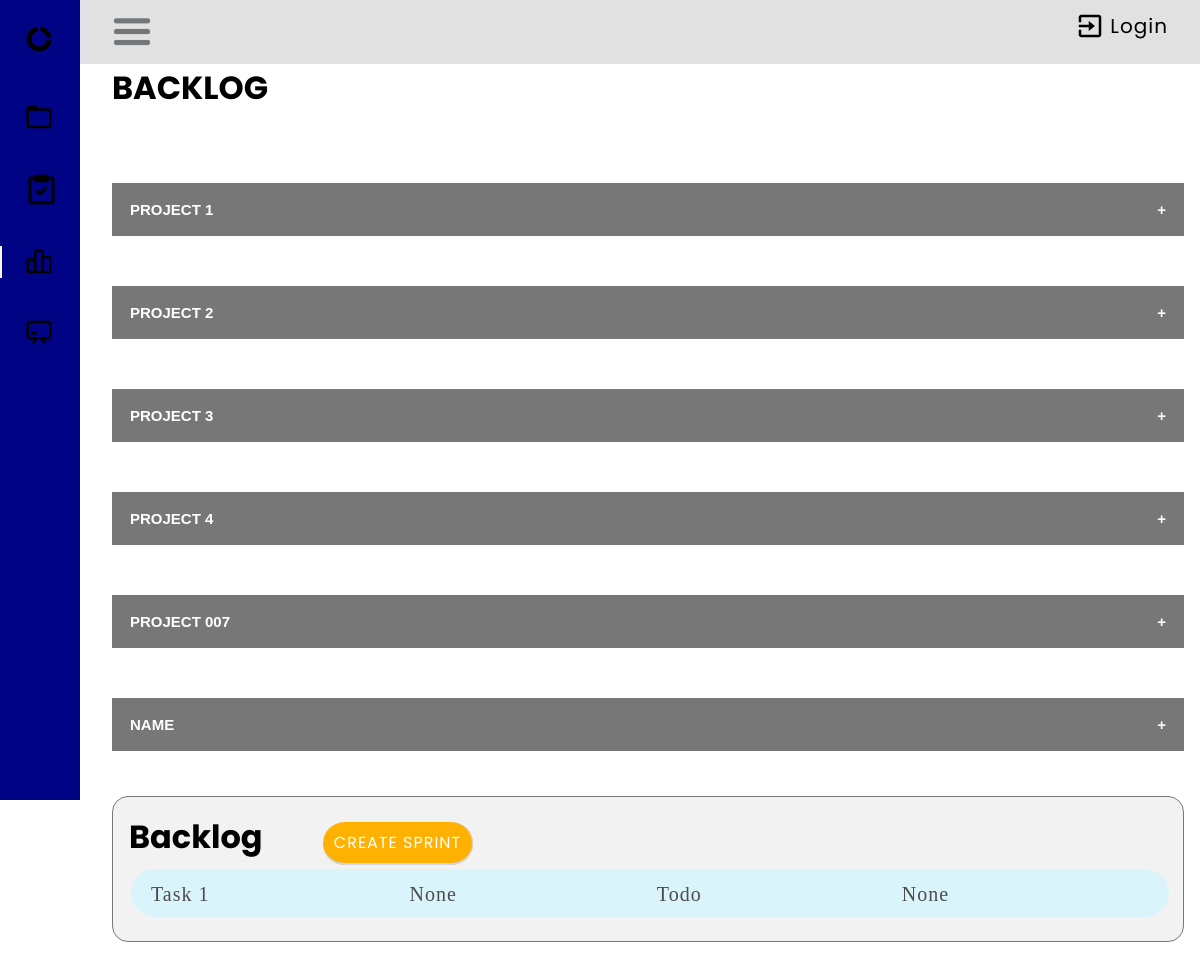
The app's page /sprint/, older data.
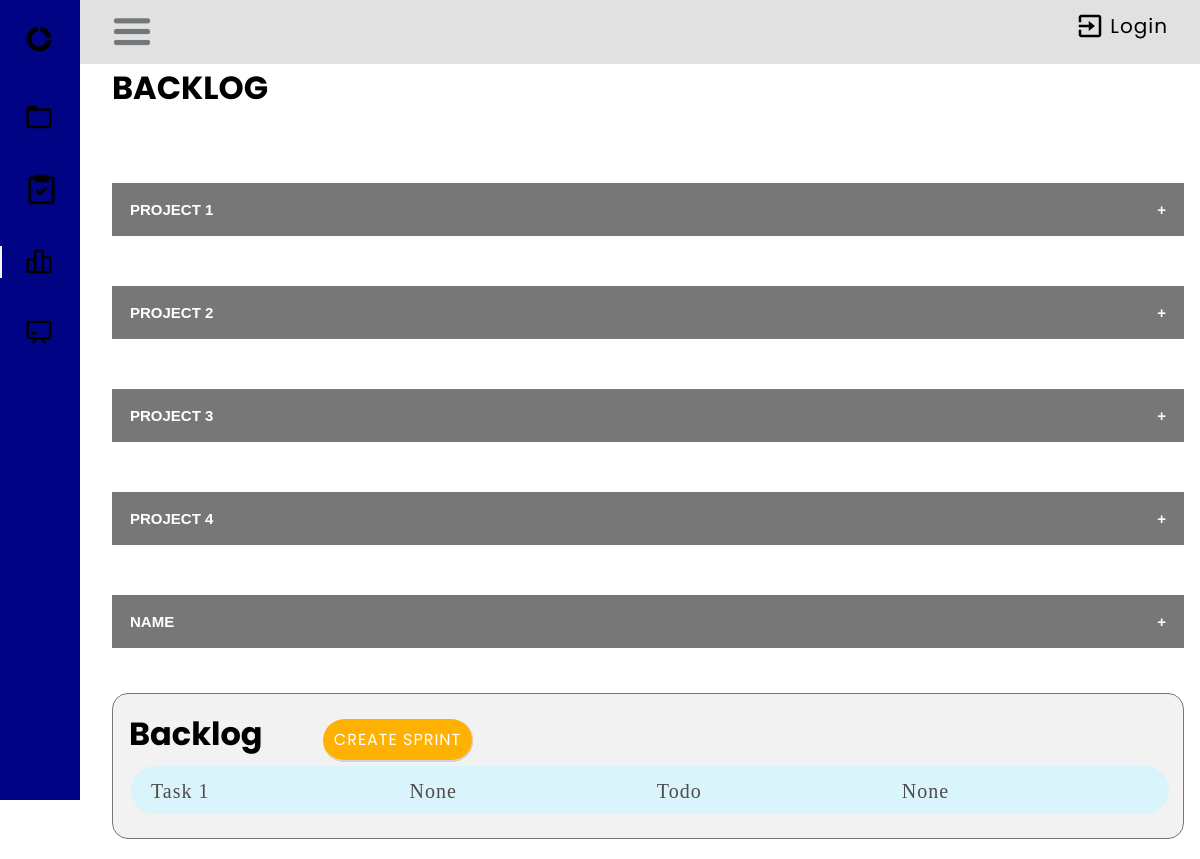
The same page, newer data.
### taskManager/models.py (models this page shows, shortened)
class Project(models.Model):
    name = models.CharField(max_length=50)
    start = models.DateTimeField(auto_now_add=True)

class Task(models.Model):
    STATUS_CHOICES = (
        ('Todo', 'Todo'),
    ('Progress', 'Progress'),
    ('Review', 'Review'),
    ('Done', 'Done'),
    )
    user = models.ForeignKey(User, on_delete=models.CASCADE, null=True, blank=False)
    title = models.CharField(max_length=200)
    description = models.TextField(null=True, blank=True)
    complete = models.BooleanField(default=False)
    created = models.DateTimeField(auto_now_add=True)
    sprint = models.ForeignKey(Sprint, on_delete=models.CASCADE, blank=True, null=True)
    status = models.CharField(max_length=30, choices=STATUS_CHOICES)
    subtask = models.ForeignKey('self',on_delete=models.CASCADE, null=True, blank=True)
    def __str__(self):
        return self.title
    class Meta:
        ordering = ['title']

### taskManager/view/sprint/views.py (the view)
# urls.py: path('sprint/', SprintListView.as_view(), name='sprint_list'),
class SprintListView(ListView):
    model = Sprint
    context_object_name = 'sprint'
    template_name = "sprint/sprint_list.html"
    def get_context_data(self, **kwargs):
        context = super(SprintListView, self).get_context_data(**kwargs)
        context['projects'] = Project.objects.all()
        context['sprints'] = Sprint.objects.all()
        context['tasks'] = Task.objects.all()
        return context

### taskManager/models.py (called while the page is built)
    def __str__(self):
        return self.name or ('Sprint ending %s') % self.end

### taskManager/templates/sprint/sprint_list.html (shortened to what this page needs)
{% load crispy_forms_tags %}
{% block content %}
{% load static %}
<div class="header-bar">
    <div>
        <link rel="stylesheet" href="{% static 'css/home.css' %}">
        <link rel="stylesheet" href="{% static 'css/task.css' %}">
        <link rel="stylesheet" href="{% static 'css/task_detail.css' %}">
        <link rel="stylesheet" href="{% static 'css/sprint_list.css' %}">
        <h1>BACKLOG</h1>
        </div>
    </div>
<div id="body-pd">
    <header class="header" id="header">
        <div class="header_toggle">
            <img class="bx bx-menu" id="header-toggle" width="40px" src="/static/images/burger-menu.jpg" alt="burger menu">
        <div class="header-logout">
            <img class="exit-icon" src="/static/images/exit.png" alt="burger menu">
            {% if request.user.is_authenticated %}
                <a class="header-text" href="{% url 'user_logout' %}">Logout</a>
            {% else %}
                <a class="header-text" href="{% url 'user_login' %}">Login</a>
            {% endif %}
        </div>
    </div>
    </header>
    <div class="l-navbar" id="nav-bar">
        <nav class="nav">
            <div>
                <a href="#" class="nav_logo">
                    <img class="bx bx-menu" id="header-toggle" width="30px" src="/static/images/app-icon.png" alt="burger menu">
                </a>
                <div class="nav_list">
                     <a href="{% url 'project_list' %}" class="nav_link">
                        <img width="30px" src="/static/images/folder-icon.png" alt="burger menu">
                    </a>
                    <a href="{% url 'tasks' %}" class="nav_link">
                        <img width="35px" src="/static/images/task-icon.png" alt="burger menu">
                    </a>
                    <a href="{% url 'sprint_list' %}" class="nav_link active">
                        <img width="30px" src="/static/images/backlog-icon.png" alt="burger menu">
                    </a>
                    <a href="{% url 'board' %}" class="nav_link">
                        <img width="30px" src="/static/images/board-icon.png" alt="burger menu">
                    </a>
                </div>
            </div>
        </nav>
    </div>
</div>
<body>
    {% for project in projects %}
        <br />
        <div>
            <button type="button" class="collapsible">{{project.name}}</button>
             <br />
            <br />
        </div>
    {% endfor %}
    <div class="background-sprint">
        <span class="sprint-title">Backlog</span>
        <a class="btn" style="font-size: 1rem;" href="{% url 'sprint_form' %}"> Create Sprint </a>
        {% for task in tasks %}
            {% if task.sprint.name is none %}
                <div class="task-container">
                    <a href="{% url 'task' task.pk %}">
                        <div class="row-container">
                            <div class="row-style"> {{task.title}}</div>
                            <div class="row-style"> {{task.sprint}}</div>
                            <div class="row-style status-style">{{task.status}}</div>
                            <div class="row-style"> {{task.subtask}}</div>
                        </div>
                    </a>
                </div>
            {% endif %}
        {% endfor %}
    </div>
</body>
{% endblock content %}

Row changes from the older to the newer data that the page shows:
removed Project: name "PROJECT 007"
